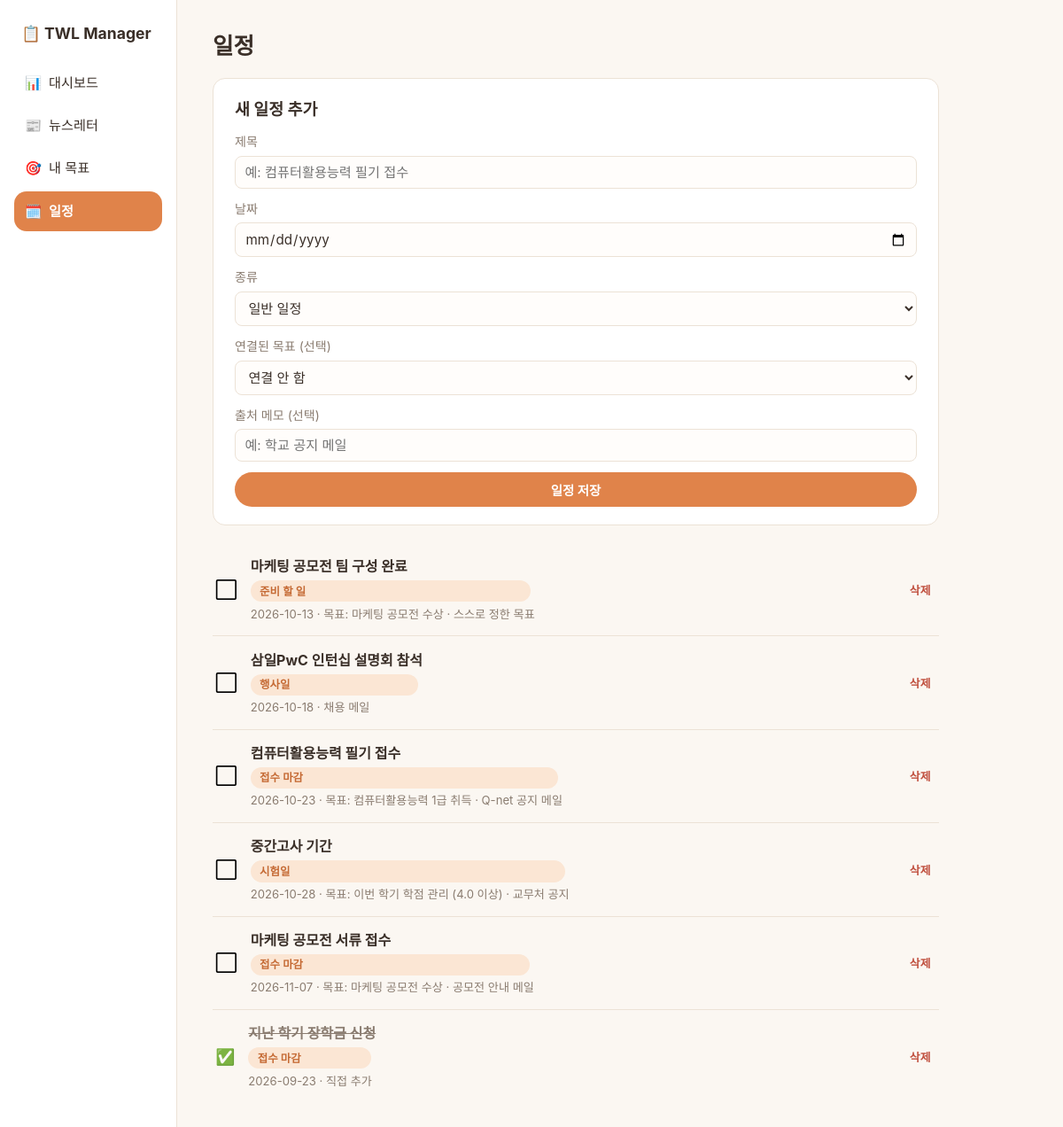
Page /schedule/ on the committed database.
### tables this page shows
CREATE TABLE schedules (
    id INTEGER PRIMARY KEY AUTOINCREMENT,
    title TEXT NOT NULL,
    date TEXT,                  -- YYYY-MM-DD, 없으면 NULL ('날짜 확인 필요' 상태로 표시)
    type TEXT NOT NULL DEFAULT '일반 일정', -- 접수 마감/시험일/행사일/준비 할 일/일반 일정
    status TEXT NOT NULL DEFAULT '예정',     -- 예정 / 완료
    goal_id INTEGER REFERENCES goals(id) ON DELETE SET NULL,
    newsletter_id INTEGER REFERENCES newsletters(id) ON DELETE SET NULL,
    source_note TEXT,
    created_at TEXT NOT NULL DEFAULT (datetime('now'))
);

CREATE TABLE goals (
    id INTEGER PRIMARY KEY AUTOINCREMENT,
    title TEXT NOT NULL,
    field TEXT,                 -- 분야 (예: 자격증, 공모전)
    target_date TEXT,           -- YYYY-MM-DD, 없으면 NULL
    memo TEXT,
    created_at TEXT NOT NULL DEFAULT (datetime('now'))
);

### src/routes/schedule.py (the view)
@bp.route("/")
def index():
    db = get_db()
    schedules = db.execute(
        """SELECT schedules.*, goals.title AS goal_title
           FROM schedules
           LEFT JOIN goals ON goals.id = schedules.goal_id
           ORDER BY status = '완료', date IS NULL, date ASC"""
    ).fetchall()
    goals = db.execute("SELECT id, title FROM goals ORDER BY title").fetchall()
    prefill = {
        "title": request.args.get("prefill_title", ""),
        "date": request.args.get("prefill_date", ""),
        "type": request.args.get("prefill_type", "일반 일정"),
        "goal_id": request.args.get("prefill_goal_id", ""),
        "newsletter_id": request.args.get("prefill_newsletter_id", ""),
        "source_note": request.args.get("prefill_source_note", ""),
    }
    return render_template(
        "schedule.html",
        schedules=schedules,
        goals=goals,
        schedule_types=SCHEDULE_TYPES,
        prefill=prefill,
    )

### src/db.py (called while the page is built)
def get_db() -> sqlite3.Connection:
    if "db" not in g:
        DB_PATH.parent.mkdir(parents=True, exist_ok=True)
        g.db = sqlite3.connect(DB_PATH)
        g.db.row_factory = sqlite3.Row
        g.db.execute("PRAGMA foreign_keys = ON")
    return g.db

### templates/schedule.html (shortened to what this page needs)
{% extends "base.html" %}
{% block content %}
  <h1>일정</h1>
  <section class="card">
    <h2>새 일정 추가</h2>
    <form method="post" action="{{ url_for('schedule.add') }}" class="stacked-form">
      <label>제목
        <input type="text" name="title" required value="{{ prefill.title }}" placeholder="예: 컴퓨터활용능력 필기 접수">
      </label>
      <label>날짜
        <input type="date" name="date" value="{{ prefill.date }}">
      </label>
      <label>종류
        <select name="type">
          {% for type in schedule_types %}
            <option value="{{ type }}" {{ "selected" if type == prefill.type }}>{{ type }}</option>
          {% endfor %}
        </select>
      </label>
      <label>연결된 목표 (선택)
        <select name="goal_id">
          <option value="">연결 안 함</option>
        </select>
      </label>
      <label>출처 메모 (선택)
        <input type="text" name="source_note" value="{{ prefill.source_note }}" placeholder="예: 학교 공지 메일">
      </label>
      <button type="submit" class="btn-primary">일정 저장</button>
    </form>
  </section>
  {% for item in schedules %}
    <article class="schedule-item {{ 'done' if item.status == '완료' }}">
      <form method="post" action="{{ url_for('schedule.toggle', schedule_id=item.id) }}" class="inline-form">
        <button type="submit" class="checkbox-btn" title="완료 표시/해제">
          {{ "✅" if item.status == "완료" else "⬜" }}
        </button>
        <div class="schedule-body">
          <strong>{{ item.title }}</strong>
          <span class="tag">{{ item.type }}</span>
          <span class="meta">
            {{ item.date or "날짜 확인 필요" }}
            {% if item.goal_title %} · 목표: {{ item.goal_title }}{% endif %}
            {% if item.source_note %} · {{ item.source_note }}{% endif %}
          </span>
        </div>
      </form>
      <form method="post" action="{{ url_for('schedule.delete', schedule_id=item.id) }}" onsubmit="return confirm('이 일정을 삭제할까요?');">
        <button type="submit" class="btn-danger-small">삭제</button>
      </form>
    </article>
  {% endfor %}
{% endblock %}

### static/style.css (style rules this page uses)
:root { --bg: #fbf7f2; --card-bg: #ffffff; --ink: #3a2f28; --muted: #8a7c70; --accent: #e0834a; --accent-dark: #c56a34; --accent-soft: #fbe6d4; --danger: #c0503f; --border: #ece2d6; --radius: 14px; }
* { box-sizing: border-box; }
body { margin: 0; font-family: -apple-system, "Apple SD Gothic Neo", "Pretendard", "Noto Sans KR", sans-serif; background: var(--bg); color: var(--ink); font-size: 16px; line-height: 1.55; }
h1 { font-size: 1.6rem; margin: 0 0 1rem; }
h2 { font-size: 1.15rem; margin: 0 0 0.75rem; }
.card { background: var(--card-bg); border: 1px solid var(--border); border-radius: var(--radius); padding: 1.25rem 1.5rem; margin-bottom: 1.25rem; }
.tag { display: inline-block; background: var(--accent-soft); color: var(--accent-dark); border-radius: 999px; padding: 0.15rem 0.65rem; font-size: 0.78rem; font-weight: 600; margin-right: 0.3rem; }
.stacked-form { display: flex; flex-direction: column; gap: 0.75rem; margin-top: 0.5rem; }
.stacked-form label { display: flex; flex-direction: column; gap: 0.3rem; font-size: 0.88rem; color: var(--muted); }
.inline-form { display: flex; align-items: center; gap: 0.75rem; flex-wrap: wrap; margin: 0.5rem 0; }
input[type=text], input[type=date], select, textarea { font-family: inherit; font-size: 0.95rem; padding: 0.5rem 0.65rem; border: 1px solid var(--border); border-radius: 8px; background: #fffdfb; color: var(--ink); }
button { font-family: inherit; cursor: pointer; border: none; border-radius: 999px; padding: 0.55rem 1.1rem; font-size: 0.9rem; font-weight: 600; }
.btn-primary { background: var(--accent); color: white; }
.btn-danger-small { background: transparent; color: var(--danger); padding: 0.3rem 0.6rem; font-size: 0.8rem; }
.newsletter-item, .schedule-item { border-top: 1px solid var(--border); padding: 0.9rem 0; }
.newsletter-item:first-of-type, .schedule-item:first-of-type { border-top: none; }
.newsletter-item .meta, .schedule-item .meta { color: var(--muted); font-size: 0.82rem; }
.schedule-item { display: flex; align-items: center; justify-content: space-between; gap: 1rem; }
.schedule-item .inline-form { margin: 0; flex: 1; }
.schedule-item.done .schedule-body strong { text-decoration: line-through; color: var(--muted); }
.checkbox-btn { background: none; padding: 0.2rem; font-size: 1.1rem; border-radius: 6px; }
.schedule-body { display: flex; flex-direction: column; gap: 0.2rem; }

### rows in the picture
schedules: status "⬜", title "마케팅 공모전 팀 구성 완료", type "준비 할 일", date "2026-10-13", goal_title "마케팅 공모전 수상", source_note "스스로 정한 목표"
schedules: status "⬜", title "삼일PwC 인턴십 설명회 참석", type "행사일", date "2026-10-18", source_note "채용 메일"
schedules: status "⬜", title "컴퓨터활용능력 필기 접수", type "접수 마감", date "2026-10-23", goal_title "컴퓨터활용능력 1급 취득", source_note "Q-net 공지 메일"
schedules: status "⬜", title "중간고사 기간", type "시험일", date "2026-10-28", goal_title "이번 학기 학점 관리 (4.0 이상)", source_note "교무처 공지"
schedules: status "⬜", title "마케팅 공모전 서류 접수", type "접수 마감", date "2026-11-07", goal_title "마케팅 공모전 수상", source_note "공모전 안내 메일"
schedules: status "✅", title "지난 학기 장학금 신청", type "접수 마감", date "2026-09-23", source_note "직접 추가"

### other values in the picture
form field type "일반 일정"
